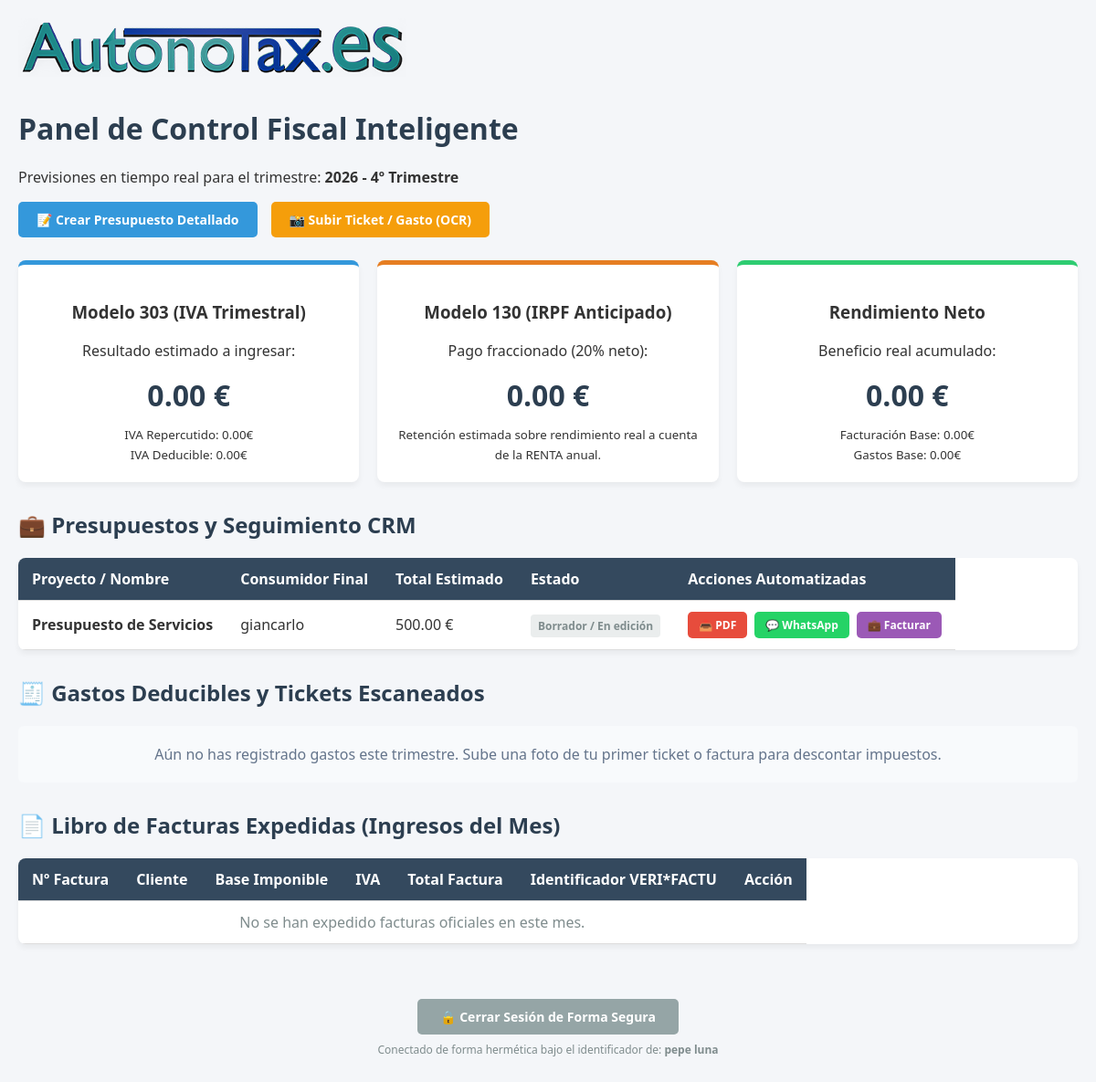
The page /dashboard/ (signed in) on the database as committed earlier.
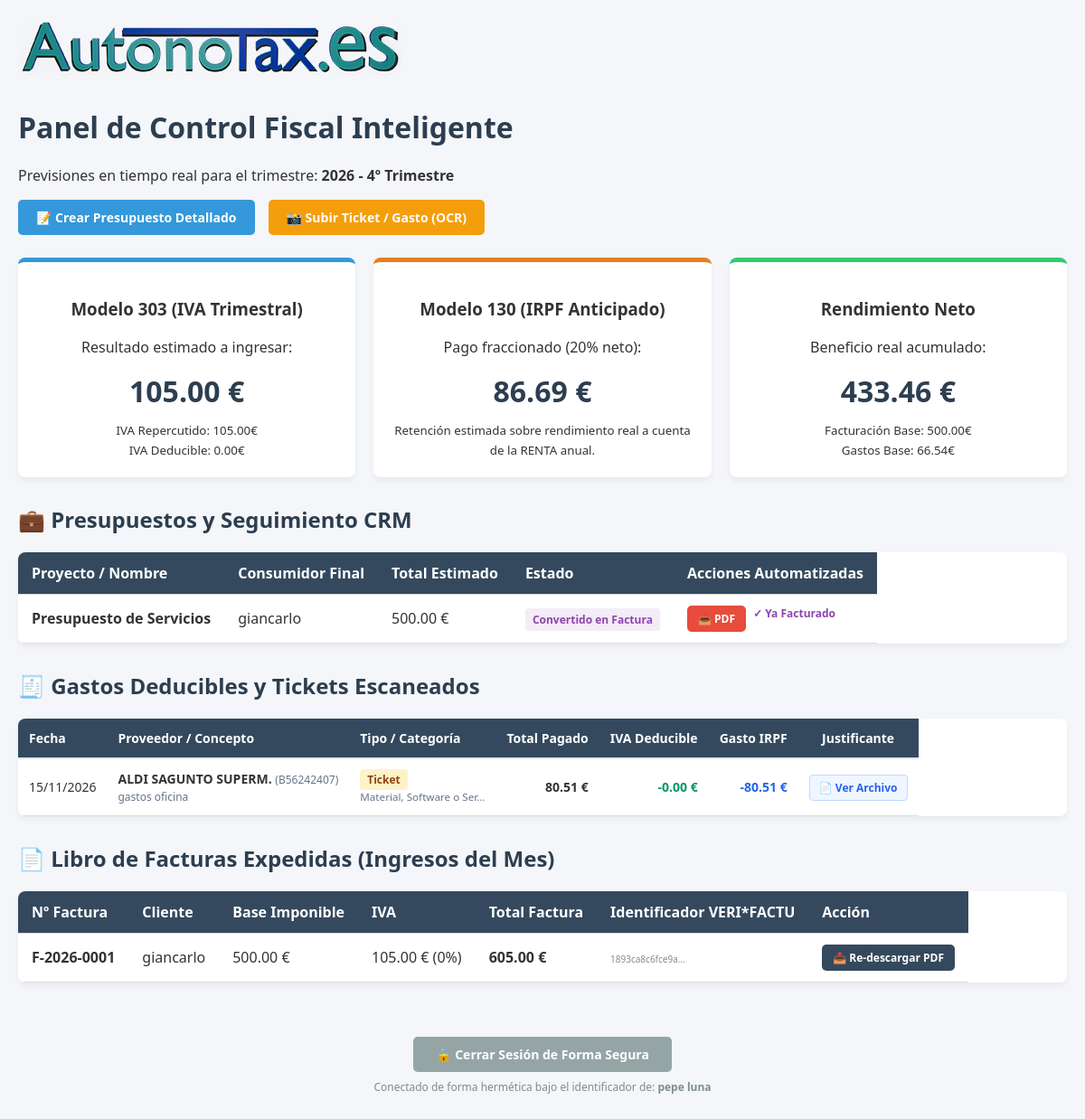
The same page on the database as committed later.
### fiscalidad/models.py (models this page shows, shortened)
class Cotizacion(models.Model):
    ESTADOS = [
        ('BORRADOR', 'Borrador / En edición'),
        ('ENVIADO', 'Enviado al Cliente'),
        ('ACEPTADO', 'Aceptado (Listo para facturar)'),
        ('FACTURADO', 'Convertido en Factura'),
    ]
    autonomo = models.ForeignKey(PerfilAutonomo, on_delete=models.CASCADE, related_name='cotizaciones')
    cliente = models.ForeignKey(Cliente, on_delete=models.PROTECT, related_name='cotizaciones', null=True)
    titulo_proyecto = models.CharField(max_length=250)
    mostrar_logo = models.BooleanField(default=True, help_text="Indica si se muestra el logo o el nombre fiscal en el PDF")
    cliente_nombre = models.CharField(max_length=150, blank=True)
    cliente_nif = models.CharField(max_length=15, blank=True)
    cliente_telefono = models.CharField(max_length=20, blank=True)
    cliente_email = models.EmailField(blank=True)
    estado = models.CharField(max_length=10, choices=ESTADOS, default='BORRADOR')
    fecha_creacion = models.DateField(auto_now_add=True)
    @property
    def total_base_imponible(self) -> Decimal:
        total = sum(linea.coste_total for linea in self.lineas.all())
        return Decimal(total).quantize(Decimal('0.01'))

class LineaCotizacion(models.Model):
    cotizacion = models.ForeignKey(Cotizacion, on_delete=models.CASCADE, related_name='lineas')
    descripcion_elemento = models.CharField(max_length=250)
    width = models.PositiveIntegerField(default=1) # Cantidad
    precio_unitario = models.DecimalField(max_digits=10, decimal_places=2)
    @property
    def coste_total(self) -> Decimal:
        return (Decimal(self.width) * self.precio_unitario).quantize(Decimal('0.01'))

class GastoRecibido(models.Model):
    CATEGORIAS_HACIENDA = [
        ('ALM', 'Arrendamientos y cánones (Alquileres)'),
        ('CON', 'Conservación y reparación'),
        ('SPS', 'Servicios de profesionales independientes'),
        ('SUR', 'Suministros (Agua, Luz, Gas, Internet)'),
        ('TRA', 'Transportes y desplazamientos públicos'),
        ('PBL', 'Publicidad y relaciones públicas'),
        ('OEX', 'Otros gastos fiscalmente deducibles'),
    ]
    ESTADOS_PAGO = [('PENDIENTE', 'Por Pagar'), ('PAGADO', 'Pagada')]
    autonomo = models.ForeignKey(PerfilAutonomo, on_delete=models.CASCADE, related_name='gastos_recibidos')
    proveedor_nombre = models.CharField(max_length=150)
    proveedor_nif = models.CharField(max_length=15)
    numero_factura_recibida = models.CharField(max_length=50)
    fecha_gasto = models.DateField()
    categoria = models.CharField(max_length=3, choices=CATEGORIAS_HACIENDA, default='OEX')
    base_imponible = models.DecimalField(max_digits=12, decimal_places=2)
    porcentaje_iva = models.DecimalField(max_digits=4, decimal_places=2, default=Decimal('0.21'))
    estado_pago = models.CharField(max_length=10, choices=ESTADOS_PAGO, default='PENDIENTE')
    fecha_pago_real = models.DateField(null=True, blank=True)

class FacturaEmitida(models.Model):
    TIPOS_SERIE = [
        ('ORDINARIA', 'Serie F (Ordinaria / Venta)'),
        ('RECTIFICATIVA', 'Serie R (Rectificativa / Modificación)'),
    ]
    TIPOS_IVA = [
        (Decimal('0.21'), '21% (General)'),
        (Decimal('0.10'), '10% (Reducido)'),
        (Decimal('0.04'), '4% (Superreducido)'),
        (Decimal('0.00'), '0% (Exento)'),
    ]
    autonomo = models.ForeignKey(PerfilAutonomo, on_delete=models.CASCADE, related_name='facturas_emitidas')
    cliente = models.ForeignKey(Cliente, on_delete=models.PROTECT, related_name='facturas', null=True, help_text="Cliente desde la base de datos CRM")
    tipo_serie = models.CharField(max_length=15, choices=TIPOS_SERIE, default='ORDINARIA')
    numero_factura = models.CharField(max_length=50)
    fecha_emision = models.DateField(auto_now_add=True)
    fecha_operacion = models.DateField(default=datetime.date.today)
    cliente_nombre = models.CharField(max_length=150, blank=True)
    cliente_nif = models.CharField(max_length=15, blank=True)
    cliente_domicilio = models.CharField(max_length=255, blank=True)
    concepto = models.CharField(max_length=250, default="Servicios profesionales prestados")
    base_imponible = models.DecimalField(max_digits=12, decimal_places=2)
    porcentaje_iva = models.DecimalField(max_digits=4, decimal_places=2, choices=TIPOS_IVA, default=Decimal('0.21'))
    hash_verifactu = models.CharField(max_length=64, blank=True)
    class Meta:
        unique_together = ('autonomo', 'numero_factura')
        ordering = ['fecha_emision', 'numero_factura']
    @property
    def total_iva(self) -> Decimal:
        return (self.base_imponible * self.porcentaje_iva).quantize(Decimal('0.01'))
    @property
    def total_factura(self) -> Decimal:
        return (self.base_imponible + self.total_iva).quantize(Decimal('0.01'))

### fiscalidad/views.py (the view)
# urls.py: path('dashboard/', views.dashboard_fiscal, name='dashboard_fiscal'),
@login_required
def dashboard_fiscal(request):
    try:
        perfil = request.user.perfil
    except PerfilAutonomo.DoesNotExist:
        return render(request, 'fiscalidad/no_perfil.html')
    hoy = datetime.date.today()
    trimestre_actual = (hoy.month - 1) // 3 + 1
    from .services import calcular_impuestos_trimestre
    datos_fiscales = calcular_impuestos_trimestre(perfil, hoy.year, trimestre_actual)
    gastos_mes = GastoRecibido.objects.filter(autonomo=perfil).order_by('-fecha_gasto', '-id')
    facturas_mes = FacturaEmitida.objects.filter(autonomo=perfil, fecha_emision__year=hoy.year, fecha_emision__month=hoy.month)
    cotizaciones_usuario = Cotizacion.objects.filter(autonomo=perfil).order_by('-fecha_creacion')
    context = {
        'datos_fiscales': datos_fiscales,
        'gastos_mes': gastos_mes,
        'facturas_mes': facturas_mes,
        'cotizaciones_usuario': cotizaciones_usuario,
    }
    return render(request, 'fiscalidad/dashboard.html', context)

### fiscalidad/models.py (called while the page is built)
    @property
    def total_iva_soportado(self):
        return self.iva_deducible

### fiscalidad/templates/fiscalidad/dashboard.html (shortened to what the changed rows need)
{% load static %}
<!DOCTYPE html>
<html lang="es">
<head>
    <link rel="stylesheet" href="{% static 'CSS/mobile.css' %}">
</head>
<body>
    <div class="container">
        <div class="topimg">
            <img src="{% static 'images/autonotax.png' %}" alt="Logo Plataforma Autónomos">
        </div>
        <div class="toptittle">
            <h1>Panel de Control Fiscal Inteligente</h1>
            <p>Previsiones en tiempo real para el trimestre: <strong>{{ datos_fiscales.ejercicio }} - {{ datos_fiscales.trimestre }}</strong></p>
        </div>
        <div class="acciones-cabecera">
            <a href="{% url 'crear_cotizacion' %}" class="btn" style="background: #3498db;">📝 Crear Presupuesto Detallado</a>
            <a href="{% url 'registrar_gasto_ocr' %}" class="btn" style="background: #f59e0b;">📸 Subir Ticket / Gasto (OCR)</a>
        </div>
        <div class="grid-impuestos">
            <div class="card card-impuesto">
                <h3>Modelo 303 (IVA Trimestral)</h3>
                <p>Resultado estimado a ingresar:</p>
                <div class="monto">{{ datos_fiscales.modelo_303_iva_a_ingresar }} €</div>
                <small>IVA Repercutido: {{ datos_fiscales.resumen_ingresos.iva_repercutido }}€<br>IVA Deducible: {{ datos_fiscales.resumen_gastos.iva_deducible }}€</small>
            </div>
            <div class="card card-impuesto irpf">
                <h3>Modelo 130 (IRPF Anticipado)</h3>
                <p>Pago fraccionado (20% neto):</p>
                <div class="monto">{{ datos_fiscales.modelo_130_irpf_a_ingresar }} €</div>
                <small>Retención estimada sobre rendimiento real a cuenta de la RENTA anual.</small>
            </div>
            <div class="card card-impuesto rendimiento">
                <h3>Rendimiento Neto</h3>
                <p>Beneficio real acumulado:</p>
                <div class="monto">{{ datos_fiscales.rendimiento_neto_actividad }} €</div>
                <small>Facturación Base: {{ datos_fiscales.resumen_ingresos.base_imponible_total }}€<br>Gastos Base: {{ datos_fiscales.resumen_gastos.base_imponible_total }}€</small>
            </div>
        </div>
        <h2>💼 Presupuestos y Seguimiento CRM</h2>
        <table>
            <thead>
                <tr>
                    <th>Proyecto / Nombre</th>
                    <th>Consumidor Final</th>
                    <th>Total Estimado</th>
                    <th>Estado</th>
                    <th>Acciones Automatizadas</th>
                </tr>
            </thead>
            <tbody>
                {% for cotizacion in cotizaciones_usuario %}
                <tr>
                    <td><strong>{{ cotizacion.titulo_proyecto }}</strong></td>
                    <td>{{ cotizacion.cliente_nombre }}</td>
                    <td>{{ cotizacion.total_base_imponible }} €</td>
                    <td>
                        <span class="badge badge-{{ cotizacion.estado|lower }}">
                            {{ cotizacion.get_estado_display }}
                        </span>
                    </td>
                    <td>
                        <div class="flex-acciones">
                            <a href="{% url 'descargar_cotizacion_pdf' cotizacion.id %}" class="btn btn-pdf">📥 PDF</a>
                            {% if cotizacion.estado != 'FACTURADO' %}
                                <a href="{% url 'enviar_whatsapp_cotizacion' cotizacion.id %}" target="_blank" class="btn btn-ws">💬 WhatsApp</a>
                                <a href="{% url 'convertir_a_factura' cotizacion.id %}" class="btn btn-convertir">💼 Facturar</a>
                            {% else %}
                                <span style="color: #8e44ad; font-size: 12px; font-weight: bold;">✓ Ya Facturado</span>
                            {% endif %}
                        </div>
                    </td>
                </tr>
                {% empty %}
                <tr>
                    <td colspan="5" style="text-align: center; color: #7f8c8d;">No tienes presupuestos registrados.</td>
                </tr>
                {% endfor %}
            </tbody>
        </table>
        <h2>🧾 Gastos Deducibles y Tickets Escaneados</h2>
            {% if gastos_mes %}
            <table style="width: 100%; border-collapse: collapse; font-size: 14px;">
                <thead>
                    <tr style="background: #f8fafc; border-bottom: 2px solid #e2e8f0; text-align: left; color: #475569;">
                        <th style="padding: 12px;">Fecha</th>
                        <th style="padding: 12px;">Proveedor / Concepto</th>
                        <th style="padding: 12px;">Tipo / Categoría</th>
                        <th style="padding: 12px; text-align: right;">Total Pagado</th>
                        <th style="padding: 12px; text-align: right;">IVA Deducible</th>
                        <th style="padding: 12px; text-align: right;">Gasto IRPF</th>
                        <th style="padding: 12px; text-align: center;">Justificante</th>
                    </tr>
                </thead>
                <tbody>
                    {% for gasto in gastos_mes %}
                    <tr style="border-bottom: 1px solid #f1f5f9;">
                        <td style="padding: 12px; white-space: nowrap;">{{ gasto.fecha_gasto|date:"d/m/Y" }}</td>
                        <td style="padding: 12px;">
                            <strong>{{ gasto.proveedor_nombre }}</strong>
                            {% if gasto.proveedor_nif %}<span style="color: #64748b; font-size: 12px;">({{ gasto.proveedor_nif }})</span>{% endif %}
                            <br><span style="color: #64748b; font-size: 12px;">{{ gasto.concepto }}</span>
                        </td>
                        <td style="padding: 12px;">
                            {% if gasto.tipo_documento == 'FACTURA' %}
                                <span style="background: #dcfce7; color: #166534; padding: 3px 8px; border-radius: 4px; font-size: 12px; font-weight: bold;">Factura</span>
                            {% else %}
                                <span style="background: #fef3c7; color: #92400e; padding: 3px 8px; border-radius: 4px; font-size: 12px; font-weight: bold;">Ticket</span>
                            {% endif %}
                            <br><small style="color: #64748b;">{{ gasto.get_categoria_display|truncatechars:25 }}</small>
                        </td>
                        <td style="padding: 12px; text-align: right; font-weight: bold;">{{ gasto.total_gasto }} €</td>
                        <td style="padding: 12px; text-align: right; color: #059669; font-weight: bold;">-{{ gasto.iva_deducible }} €</td>
                        <td style="padding: 12px; text-align: right; color: #2563eb; font-weight: bold;">-{{ gasto.gasto_deducible_irpf }} €</td>
                        <td style="padding: 12px; text-align: center;">
                            {% if gasto.imagen_justificante %}
                                <a href="{{ gasto.imagen_justificante.url }}" target="_blank" style="background: #eff6ff; color: #2563eb; padding: 5px 10px; border-radius: 4px; text-decoration: none; font-size: 12px; font-weight: bold; border: 1px solid #bfdbfe;">
                                    📄 Ver Archivo
                                </a>
                            {% else %}
                                <span style="color: #94a3b8; font-size: 12px;">Sin adjunto</span>
                            {% endif %}
                        </td>
                    </tr>
                    {% endfor %}
                </tbody>
            </table>
            {% else %}
                <p style="color: #64748b; text-align: center; padding: 20px; background: #f8fafc; border-radius: 6px;">
                    Aún no has registrado gastos este trimestre. Sube una foto de tu primer ticket o factura para descontar impuestos.
                </p>
            {% endif %}
        <h2>📄 Libro de Facturas Expedidas (Ingresos del Mes)</h2>
        <table>
            <thead>
                <tr>
                    <th>Nº Factura</th>
                    <th>Cliente</th>
                    <th>Base Imponible</th>
                    <th>IVA</th>
                    <th>Total Factura</th>
                    <th>Identificador VERI*FACTU</th>
                    <th>Acción</th>
                </tr>
            </thead>
            <tbody>
                {% for factura in facturas_mes %}
                <tr>
                    <td><strong>{{ factura.numero_factura }}</strong></td>
                    <td>{{ factura.cliente_nombre }}</td>
                    <td>{{ factura.base_imponible }} €</td>
                    <td>{{ factura.total_iva }} € ({% if factura.porcentaje_iva == 0.21 %}21%{% elif factura.porcentaje_iva == 0.10 %}10%{% elif factura.porcentaje_iva == 0.04 %}4%{% else %}0%{% endif %})</td>
                    <td><strong>{{ factura.total_factura }} €</strong></td>
                    <td><font fontName="Courier" size="1" style="color: #7f8c8d;">{{ factura.hash_verifactu|truncatechars:15 }}</font></td>
                    <td><a href="{% url 'descargar_factura_pdf' factura.id %}" class="btn btn-pdf" style="background: #34495e;">📥 Re-descargar PDF</a></td>
                </tr>
                {% empty %}
                <tr>
                    <td colspan="7" style="text-align: center; color: #7f8c8d;">No se han expedido facturas oficiales en este mes.</td>
                </tr>
                {% endfor %}
            </tbody>
        </table>
    </div>
</body>
</html>

Rows that differ between the two databases and show on the page:
changed Cotizacion "Presupuesto de Servicios": estado "Borrador / En edición" → "Convertido en Factura"; estado "💬 WhatsApp 💼 Facturar" → "✓ Ya Facturado"
added GastoRecibido: fecha_gasto "15/11/2026", proveedor_nombre "ALDI SAGUNTO SUPERM.", proveedor_nif "B56242407", concepto "gastos oficina", tipo_documento "Ticket", categoria "Material, Software o Ser…", total_gasto "80.51", iva_deducible "0.00", gasto_deducible_irpf "80.51"
added FacturaEmitida: numero_factura "F-2026-0001", cliente_nombre "giancarlo", base_imponible "500.00", total_iva "105.00", shows "0%", total_factura "605.00", hash_verifactu "1893ca8c6fce9a…"
Other text that changed with them:
{{ datos_fiscales.modelo_303_iva_a_ingresar }}: "0.00" → "105.00"
{{ datos_fiscales.resumen_ingresos.iva_repercutido }}: "0.00" → "105.00"
{{ datos_fiscales.modelo_130_irpf_a_ingresar }}: "0.00" → "86.69"
{{ datos_fiscales.rendimiento_neto_actividad }}: "0.00" → "433.46"
{{ datos_fiscales.resumen_ingresos.base_imponible_total }}: "0.00" → "500.00"
{{ datos_fiscales.resumen_gastos.base_imponible_total }}: "0.00" → "66.54"
text no longer shown: "Aún no has registrado gastos este trimestre. Sube una foto de tu primer ticket o factura para descontar impuestos. No se han expedido facturas oficiales en este mes."
text now shown: "Fecha Proveedor / Concepto Tipo / Categoría Total Pagado IVA Deducible Gasto IRPF Justificante"
